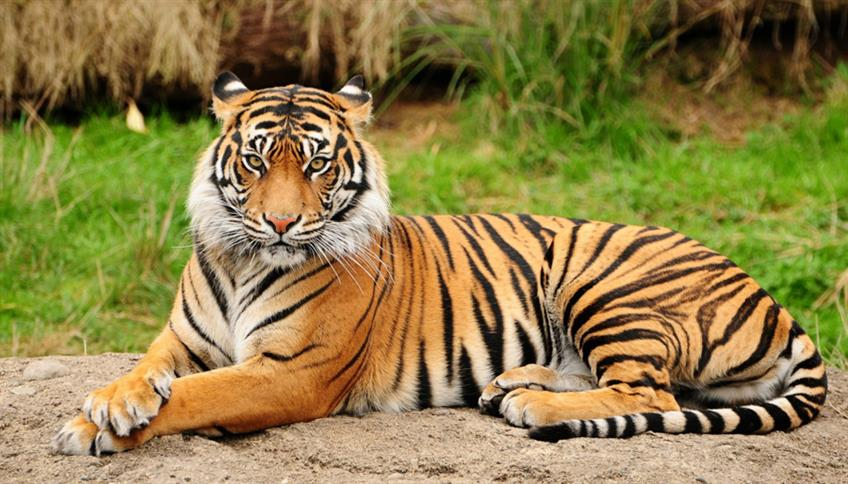
#> input picture data/Tigre_test.jpg, 848 x 484 px, found by its file name
$ python AnimalVision.py
#> lines starting #> are read from the running program, lines starting #| are printed output that depends on the picture
import cv2

# Load the input image
img = cv2.imread('Tigre_test.jpg')
#> img is the input picture: shape (484, 848, 3); mean B, G, R 72, 126.9, 142.3

# Split the image into its individual color channels
b, g, r = cv2.split(img)
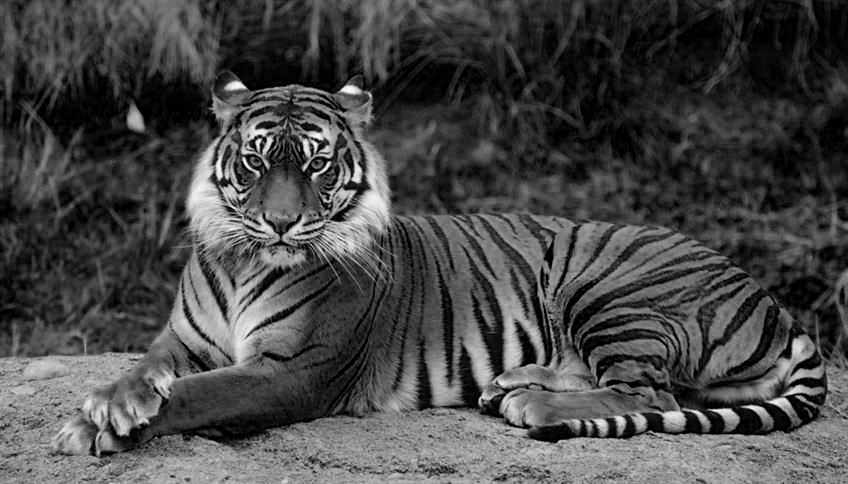
#> b: shape (484, 848); min 0, max 255, mean 72
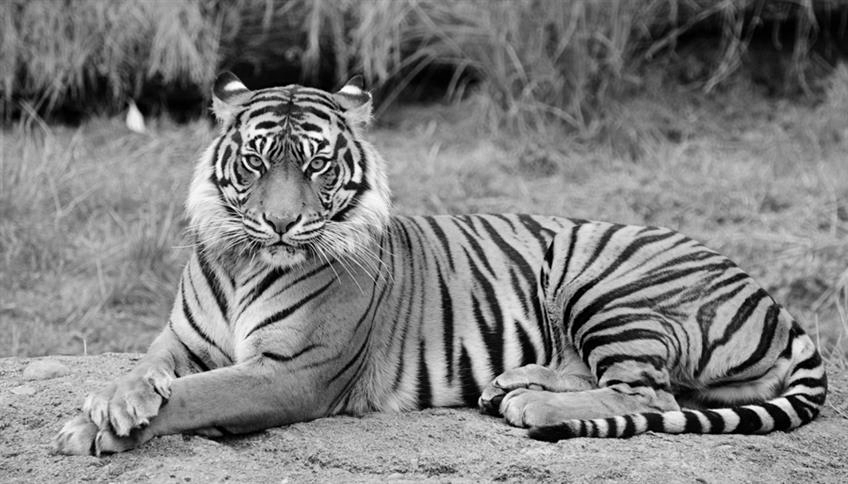
#> g: shape (484, 848); min 0, max 255, mean 126.9
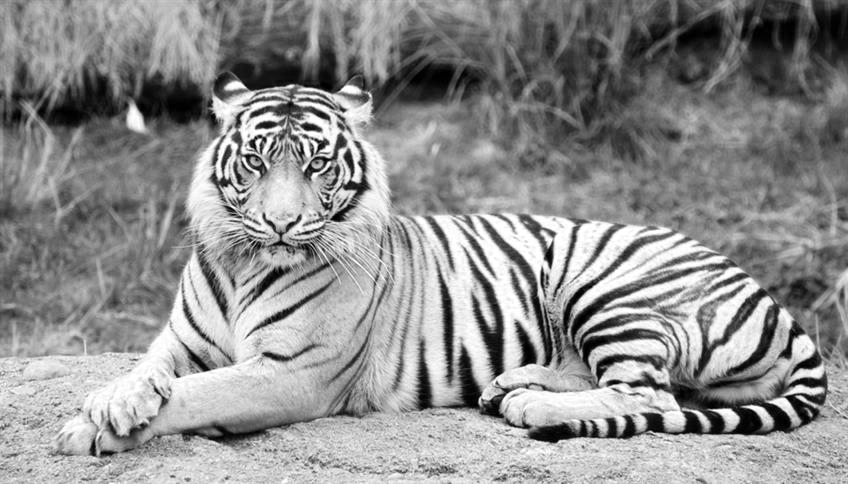
#> r: shape (484, 848); min 0, max 255, mean 142.3

# Set the red channel to zero
r = r * 0
#> r: shape (484, 848); every value is 0

# Merge the remaining channels back into a single image
img_without_red = cv2.merge((b, g, r))
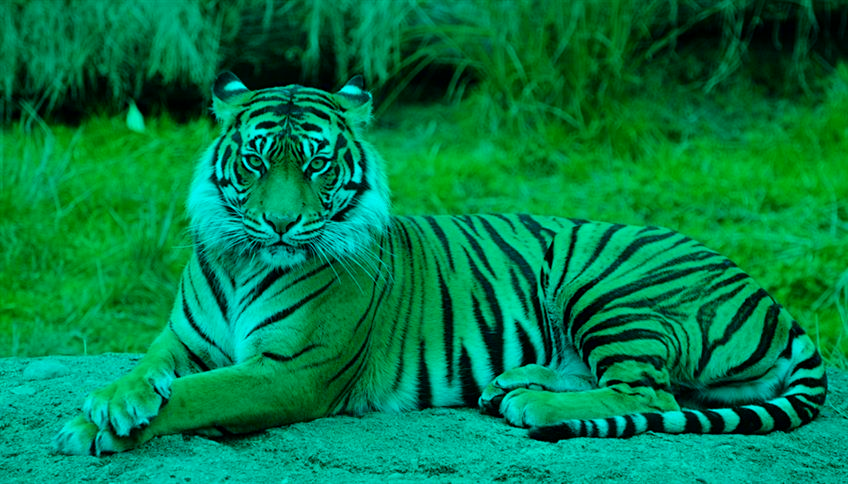
#> img_without_red: shape (484, 848, 3); mean B, G, R 72, 126.9, 0

# Display the resulting image
cv2.imshow('Image without red channel', img_without_red)
cv2.waitKey(0)
cv2.destroyAllWindows()

$ run again, with data/Cane_test.jpg copied over data/Tigre_test.jpg
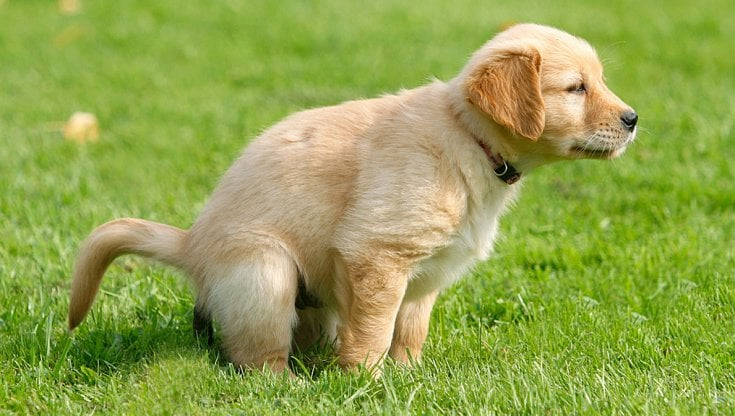
#> input picture data/Cane_test.jpg, 735 x 416 px, found by its file name
#> img is the input picture: shape (416, 735, 3); mean B, G, R 78.2, 162.7, 146.4
#> `b, g, r = cv2.split(img)`:
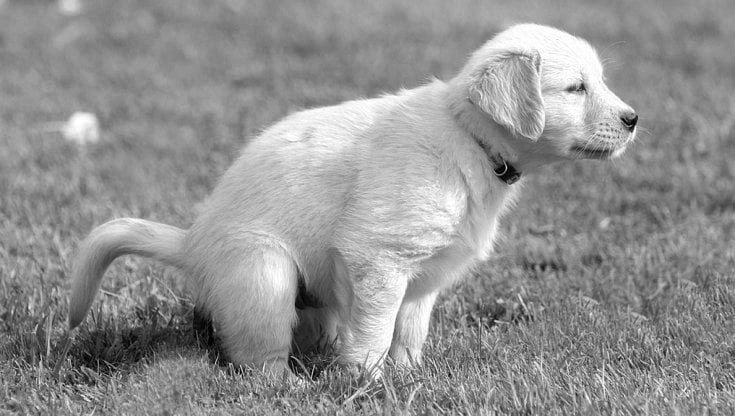
#> r: shape (416, 735); min 0, max 255, mean 146.4
#> `img_without_red = cv2.merge((b, g, r))`:
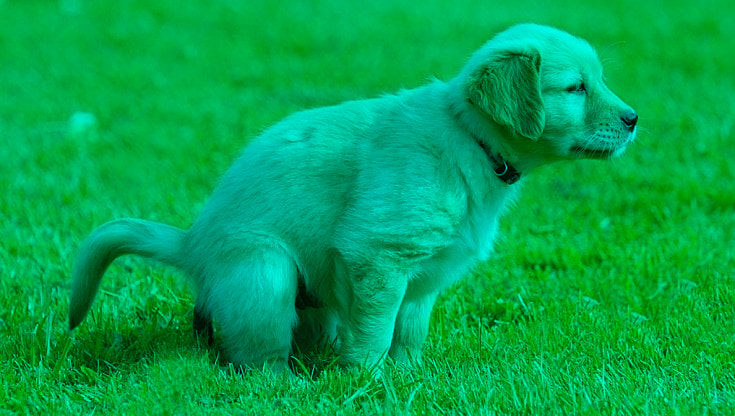
#> img_without_red: shape (416, 735, 3); mean B, G, R 78.2, 162.7, 0

$ run again, with data/billboard.jpg copied over data/Tigre_test.jpg
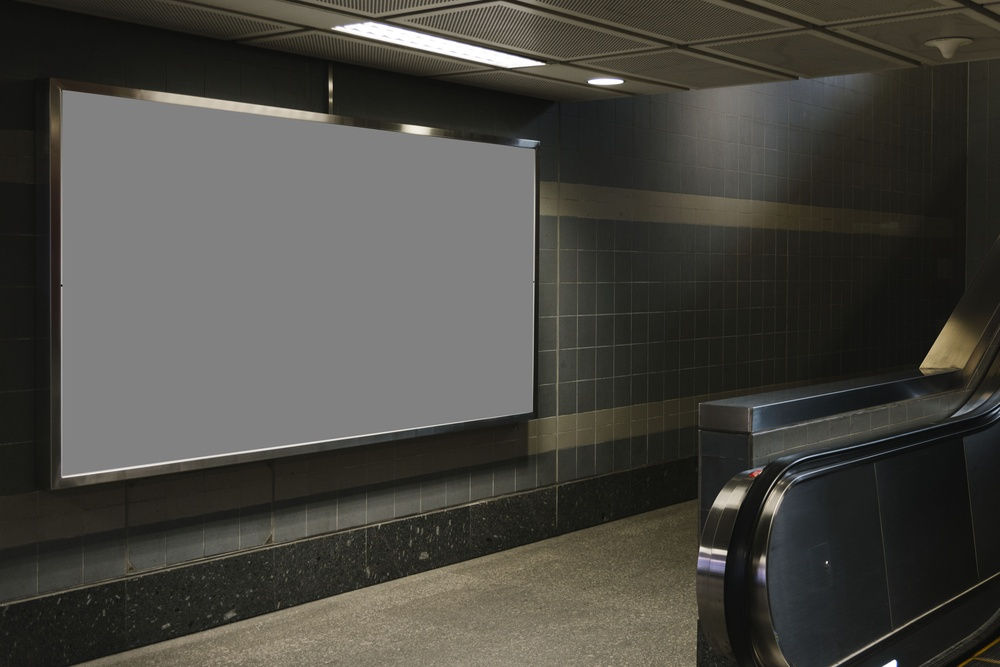
#> input picture data/billboard.jpg, 1000 x 667 px, shrunk from 5000 x 3337 before the run, found by its file name
#> img is the input picture: shape (667, 1000, 3); mean B, G, R 65.4, 71.1, 72.5
#> `b, g, r = cv2.split(img)`:
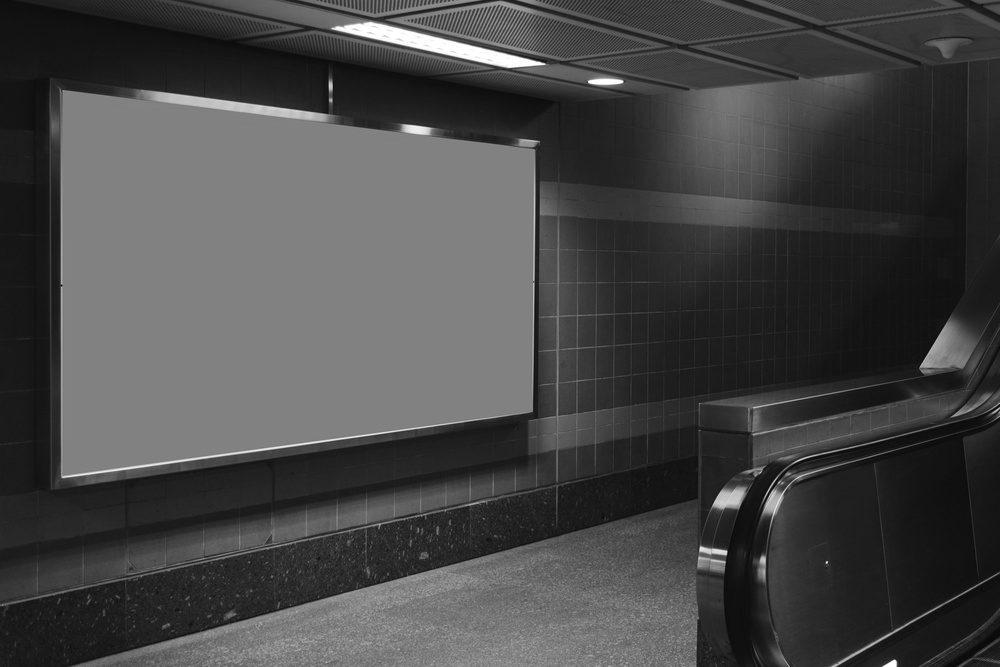
#> g: shape (667, 1000); min 0, max 255, mean 71.1
#> `img_without_red = cv2.merge((b, g, r))`:
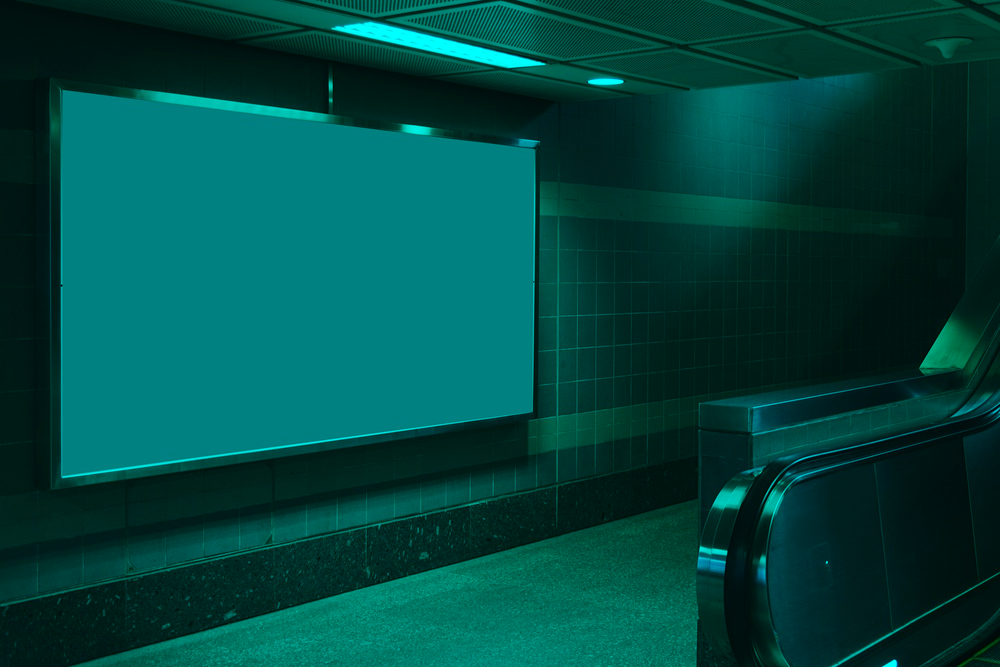
#> img_without_red: shape (667, 1000, 3); mean B, G, R 65.4, 71.1, 0

$ run again, with data/butterfly.jpg copied over data/Tigre_test.jpg
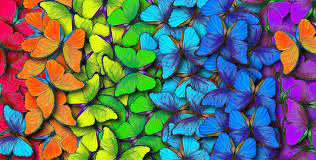
#> input picture data/butterfly.jpg, 316 x 160 px, found by its file name
#> img is the input picture: shape (160, 316, 3); mean B, G, R 102.7, 110.2, 98.2
#> `b, g, r = cv2.split(img)`:
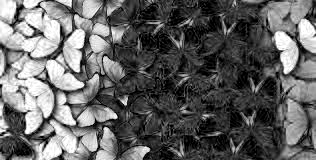
#> r: shape (160, 316); min 0, max 255, mean 98.2
#> `img_without_red = cv2.merge((b, g, r))`:
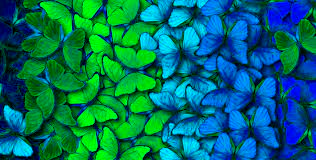
#> img_without_red: shape (160, 316, 3); mean B, G, R 102.7, 110.2, 0
